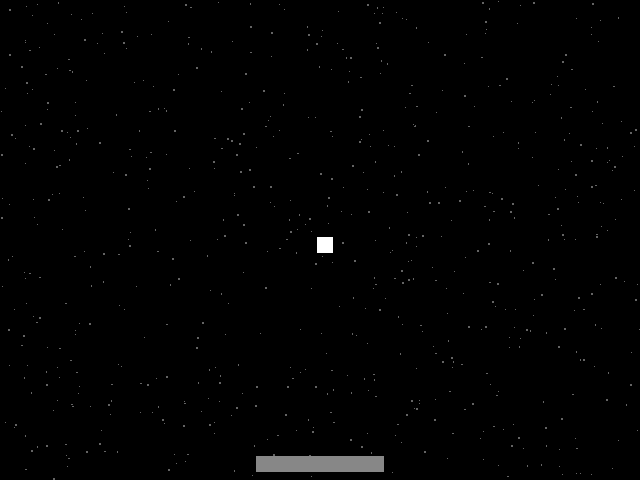
Frame 1 (no input)
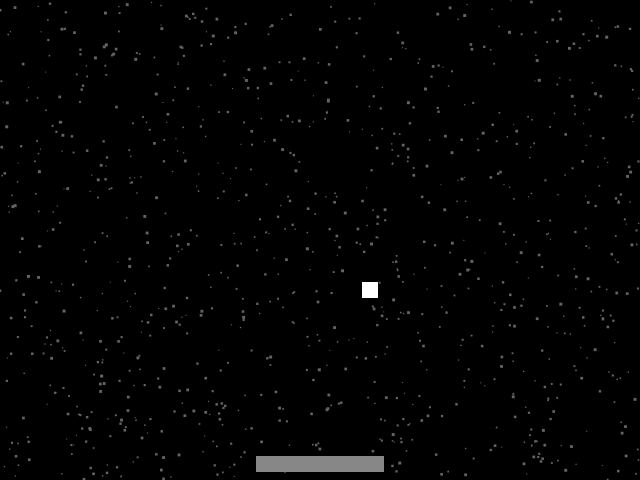
Frame 60 (the mouse pressed at the canvas centre just before this capture)
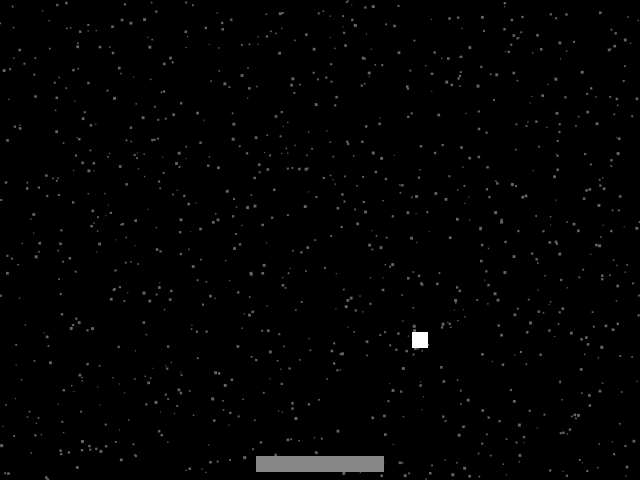
Frame 120 (the mouse held since frame 60 and released just before this capture)

The Processing sketch that drew these frames (run headless with seeded random() and noise(); from frame 60 on, the mouse is pressed at the canvas centre):

// Processing sketch: exercise02
// ── exercise02.pde
color backgroundColor = color(0);

int numStatic = 1000;
int staticSizeMin = 1;
int staticSizeMax = 3;
color staticColor = color(100);

int paddleX;
int paddleY;
int paddleVX;
int paddleSpeed = 10;
int paddleWidth = 128;
int paddleHeight = 16;
color paddleColor = color(135);

int ballX;
int ballY;
int ballVX;
int ballVY;
int ballSpeed = 5;
int ballSize = 16;
color ballColor = color(255);

// setup function initializes the game window and call function setupPaddle and setupBall
void setup() {
  size(640, 480);
  setupPaddle();
  setupBall();
}
// setupPaddle function initailizes the pisition of paddle on the bottom middle of window
void setupPaddle() {
  paddleX = width/2;
  paddleY = height - paddleHeight;
  paddleVX = 0;
}
// setupBall function initailizes the position of ball in the midddle of window 
void setupBall() {
  ballX = width/2;
  ballY = height/2;
  ballVX = ballSpeed;
  ballVY = ballSpeed;
}
// function draw is main function to paint background and call every funtion that has been designed below
void draw() {
  background(backgroundColor);

  drawStatic();

  updatePaddle();
  updateBall();

  drawPaddle();
  drawBall();
}
// function drawStatic draws background random gains within the window 
void drawStatic() {
  for (int i = 0; i < numStatic; i++) {
   float x = random(0,width);
   float y = random(0,height);
   float staticSize = random(staticSizeMin,staticSizeMax);
   fill(staticColor);
   rect(x,y,staticSize,staticSize);
  }
}
// function updatePaddle set the position of paddle within the window
void updatePaddle() {
  paddleX += paddleVX;  
  paddleX = constrain(paddleX,0+paddleWidth/2,width-paddleWidth/2);
}
// function updateBall setup the next position of ball and also call the functions that handle the situdations of ball: hiting the wall, hitting the paddle and hiting the bottom 
void updateBall() {
  ballX += ballVX;
  ballY += ballVY;
  
  handleBallHitPaddle();
  handleBallHitWall();
  handleBallOffBottom();
}
// function drawPaddle draws paddle 
void drawPaddle() {
  rectMode(CENTER);
  noStroke();
  fill(paddleColor);
  rect(paddleX, paddleY, paddleWidth, paddleHeight);
}
// function drawBall as the meaning of function name draws real-time ball
void drawBall() {
  rectMode(CENTER);
  noStroke();
  fill(ballColor);
  rect(ballX, ballY, ballSize, ballSize);
}
// fuction handleBallHitPaddle decides the direction of ball when ball hit the paddle relocated the ball by reduce the y-coodinate by 5
void handleBallHitPaddle() {
  if (ballOverlapsPaddle()) {
    ballY = paddleY - paddleHeight/2 - ballSize/2;
    ballVY = -ballVY;
  }
}
// function ballOverLapsPaddle return a true/false value to where call this function to decide if the ball touches the paddle 
boolean ballOverlapsPaddle() {
  if (ballX - ballSize/2 > paddleX - paddleWidth/2 && ballX + ballSize/2 < paddleX + paddleWidth/2) {
    if (ballY > paddleY - paddleHeight/2) {
      return true;
    }
  }
  return false;
}
// function handleBallOffBottom setup the position of ball to the middle of window while the ball is off bottom.
void handleBallOffBottom() {
  if (ballOffBottom()) {
    ballX = width/2;
    ballY = height/2;
  }
}
// ballOffBottom()
//
// Returning a boolean value if ball is off of bottom of the screen

boolean ballOffBottom() {
  return (ballY - ballSize/2 > height);
}
// function handleBallHitWall()
//
// it is keeping ball bouncing off the walls
void handleBallHitWall() {
  // if the ball touches the left wall of the screen, set the ball to the right
  if (ballX - ballSize/2 < 0) {
    ballX = 0 + ballSize/2;
    ballVX = -ballVX;
  // if the ball touches the right wall of the screen, set the ball to the left
  } else if (ballX + ballSize/2 > width) {
    ballX = width - ballSize/2;
    ballVX = -ballVX;
  }
  // if the ball touches the top of window, set the position of ball to the opposite direction 
  if (ballY - ballSize/2 < 0) {
    ballY = 0 + ballSize/2;
    ballVY -= ballVY;
  }
}
// while Left key is pressed and paddlke is not out of right wall, set the position of paddle to left
void keyPressed() {
  if (keyCode == LEFT) {
    paddleVX = -paddleSpeed;
  } else if (keyCode == RIGHT) {
    paddleVX = paddleSpeed;
  }
}
// while Right key is pressed and paddle is not out of left wall, set the position of paddle to right
void keyReleased() {
  if (keyCode == LEFT && paddleVX < 0) {
    paddleVX = 0;
  } else if (keyCode == RIGHT && paddleVX > 0) {
    paddleVX = 0;
  }
}
